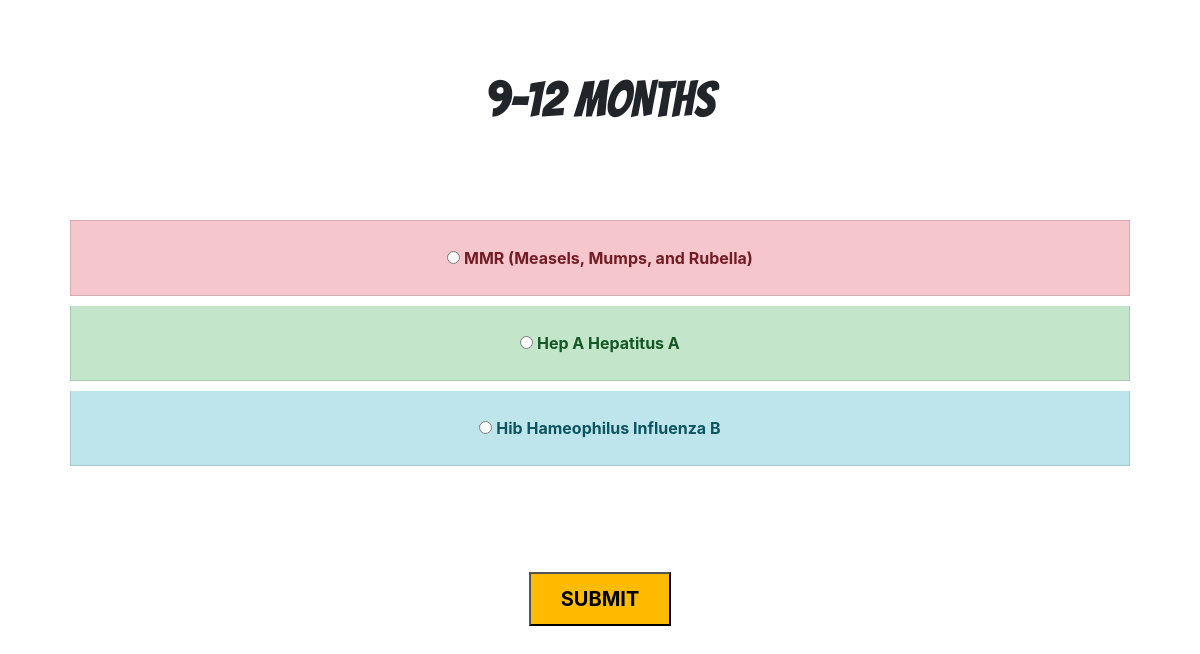
Screenshot of /vaccines/nine_twelve_Months with the database file from the repository.
### vaccines/models.py (models this page shows)
class Vaccines(models.Model):
    VaccineID = models.CharField(max_length = 10, primary_key = True)
    Vaccine_Name = models.CharField(max_length = 150)
    Age = models.IntegerField()
    Dosage = models.CharField(max_length = 100)
    Cost = models.IntegerField()

### vaccines/views.py (the view)
# urls.py: path('nine_twelve_Months', views.nine_twelve_Months, name='nine_twelve_Months'),
def nine_twelve_Months(request):
    obj = Vaccines.objects.get(VaccineID = 'MMR1')
    obj1 = Vaccines.objects.get(VaccineID = 'HPA1')
    obj2 = Vaccines.objects.get(VaccineID = 'HIB4')
    context = {
        'object': obj,
        'object1': obj1,
        'object2': obj2
    }
    return render(request, 'vaccines/9-12Months1.html', context)

### Templates/vaccines/9-12Months1.html (shortened to what this page needs)
<html>
    <head>
        <link rel="stylesheet" href="https://stackpath.bootstrapcdn.com/bootstrap/4.5.0/css/bootstrap.min.css">
    </head>
    <body>
        <h1 id="title">9-12 MONTHS</h1><br><br><br>
        <ul class="list-group">
            <form action="{%url 'get_chkbox_value' %}" method="POST">
            <li class="list-group-item list-group-item-danger" id="dept"><strong><input type="radio" name="vaccine" value="{{object.VaccineID}}">   {{object.Vaccine_Name}}  </strong></li>
            <li class="list-group-item list-group-item-success" id="dept"><strong><input type="radio" name="vaccine" value="{{object1.VaccineID}}">   {{object1.Vaccine_Name}}  </strong></li>
            <li class="list-group-item list-group-item-info" id="dept"><strong><input type="radio" name="vaccine" value="{{object2.VaccineID}}">   {{object2.Vaccine_Name}} </strong></li>
        </ul>
        <center><button type="submit" value="SUBMIT" id="submit"><strong>SUBMIT</strong></button></form></center>
    </body>
</html>

### Templates/vaccines/9-12Months1.html (style rules this page uses)
#title { text-align: center; margin-top: 70px; font-family: 'Bangers', cursive; font-size: 50px; }
#dept { text-align: center; padding: 25px; margin-top: 10px; margin-bottom: 10px; margin-left: 70px; margin-right: 70px; }
#submit { margin-top: 80px; padding-top: 10px; padding-bottom: 10px; padding-left: 30px; padding-right: 30px; font-size: 20px; background-color: rgb(255, 187, 0); }

### rows the page displays
Vaccines: Vaccine_Name "MMR (Measels, Mumps, and Rubella)"
Vaccines: Vaccine_Name "Hep A Hepatitus A"
Vaccines: Vaccine_Name "Hib Hameophilus Influenza B"
